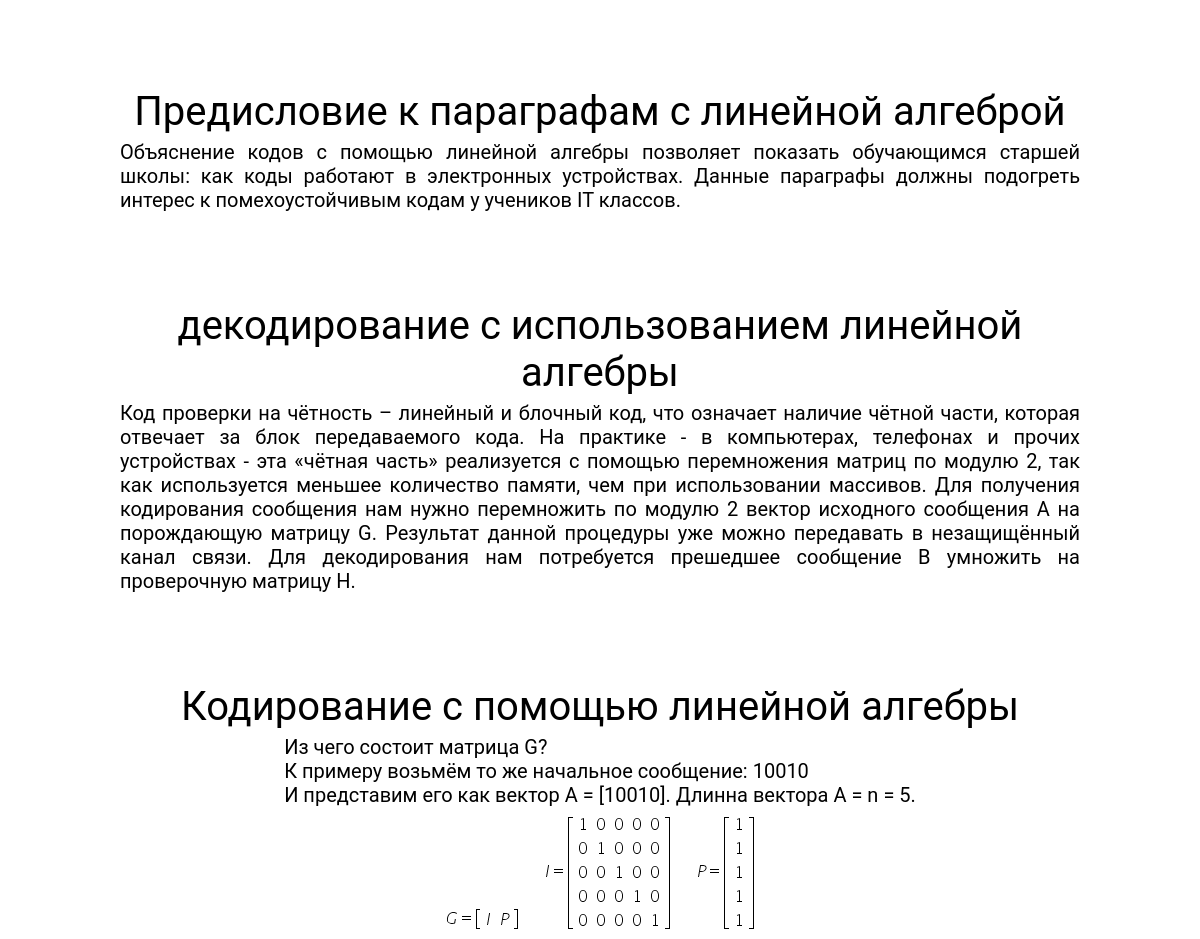
Page /parity/ (middle part) on the earlier database version.
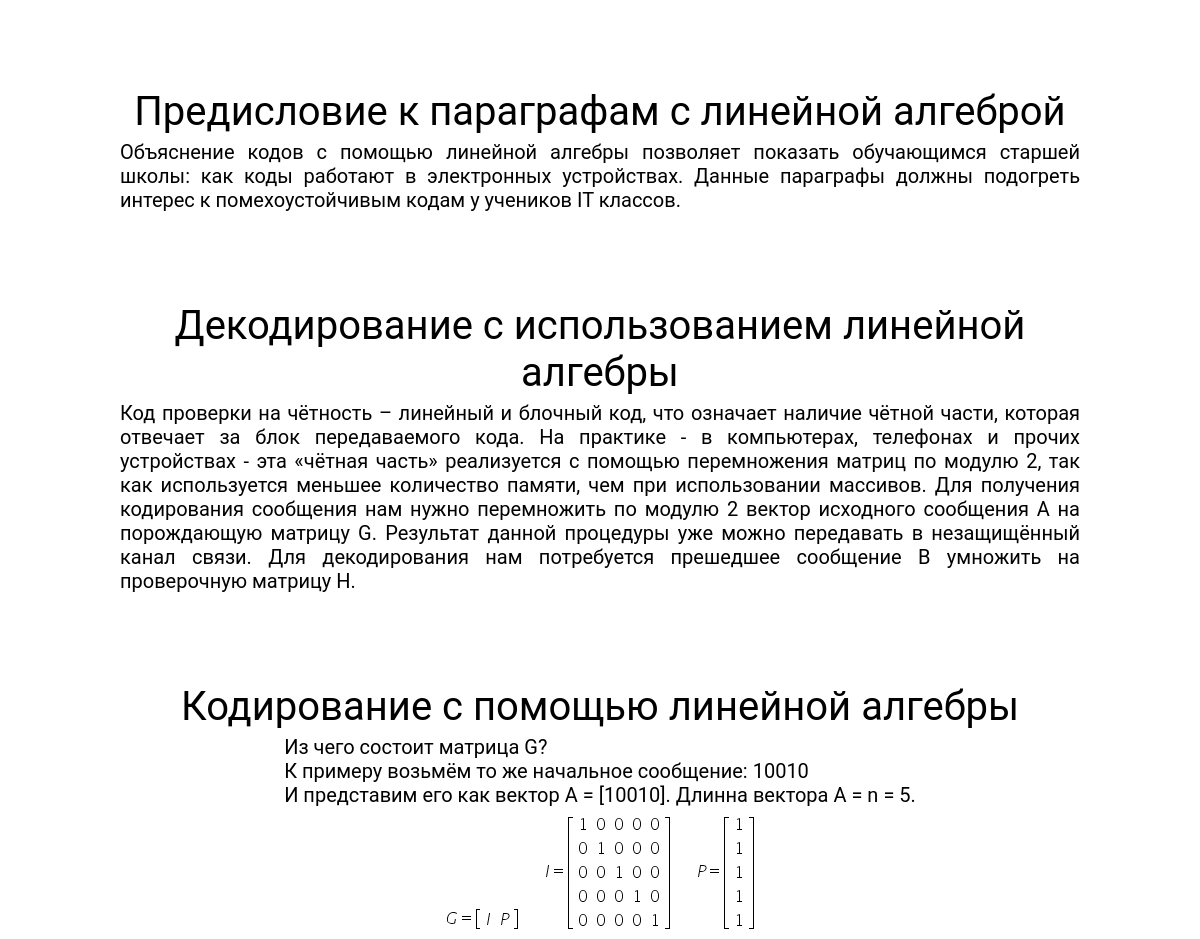
Same page on the later database version.
### parity/models.py (models this page shows, shortened)
class Block_parity(models.Model):
    position = models.IntegerField(help_text='позиция на странице относительно начала', default=0, blank=True)
    paragraf_name = models.CharField(max_length=100, help_text='название блока')
    paragraf_content = models.TextField(help_text='текст блока')

### parity/views.py (the view)
# urls.py: path('', views.parity_page, name='parity_page')
def parity_page(request):
    paragrafs = Block_parity.objects.all().order_by('position')
    return render(request, 'parity_page.html', {
        'paragrafs': paragrafs
    })

### parity/templates/parity_page.html (shortened to what this page needs)
<!DOCTYPE html>
<html>
<head>
    {% load static %}
    <link rel="stylesheet" type="text/css" href="{% static 'codes.css' %}">
<body>
    <div id="wrap">
        <main>
            {% for paragraf in paragrafs %}
            <div class="paragraf" style="padding-bottom: 50px;" id="{{ paragraf.position }}">
                <div class="label">{{ paragraf.paragraf_name|safe }}</div>
                <div class="text">{{ paragraf.paragraf_content|safe }}</div>
            </div>
            {% endfor %}
        </main>
    </div>
</body>
</html>

Differences in the rows shown:
changed Block_parity: paragraf_name "декодирование с использованием линейной алгебры" → "Декодирование с использованием линейной алгебры"
